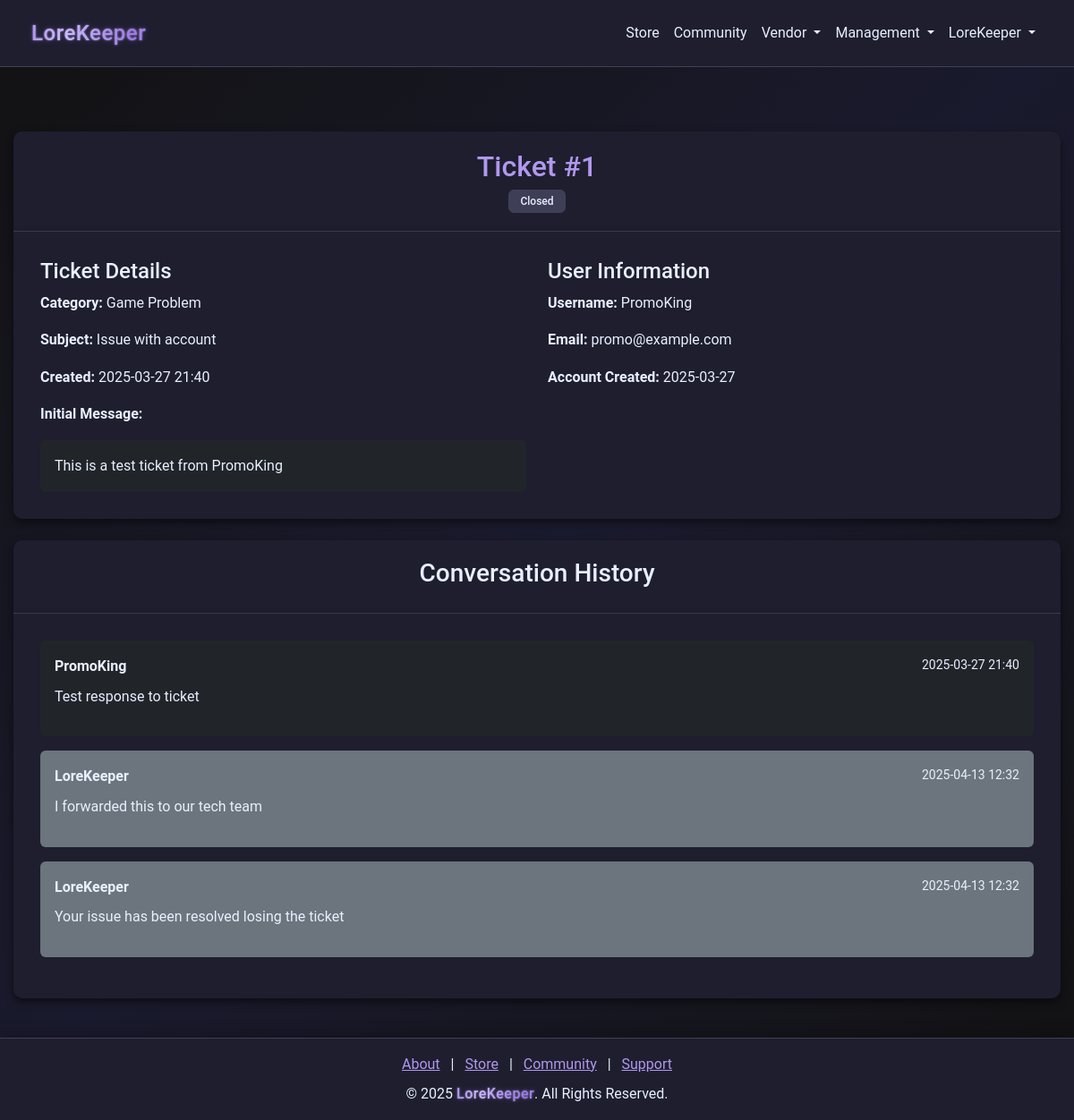
The app's page /moderator/view_ticket/1 (signed in) with its own data.
### models.py (models this page shows)
class SupportTicket(db.Model):
    __tablename__ = "support_tickets"
    id = db.Column(db.Integer, primary_key=True)
    user_id = db.Column(db.Integer, db.ForeignKey("users.id"), nullable=False)
    category = db.Column(db.String(100), nullable=False)
    subject = db.Column(db.String(100), nullable=False)
    message = db.Column(db.Text, nullable=False)
    status = db.Column(db.String(20), default="Open", index=True)
    created_at = db.Column(db.DateTime, default=datetime.utcnow)
    responses = db.relationship(
        "SupportTicketResponse",
        back_populates="ticket",
        lazy="dynamic",
        cascade="all, delete-orphan",
    )
    user = db.relationship("User", back_populates="tickets")

class User(db.Model):
    __tablename__ = "users"
    id = db.Column(db.Integer, primary_key=True)
    username = db.Column(db.String(64), nullable=False, index=True)
    email = db.Column(db.String(128), unique=True, nullable=False, index=True)
    password = db.Column(db.String(128), nullable=False)
    bio = db.Column(db.String(256), default="")
    privilege_id = db.Column(db.Integer, db.ForeignKey("privileges.id"), default=1)
    created_at = db.Column(db.DateTime, default=datetime.utcnow)
    status = db.Column(db.String(64), default="Active", index=True)
    balance = db.Column(db.Integer, default=0)
    pending_balance = db.Column(db.Integer, default=0)
    purchases = db.relationship(
        "Purchase", back_populates="user", lazy=True, cascade="all, delete-orphan"
    )
    subscription = db.relationship(
        "Subscription", back_populates="user", lazy=True, cascade="all, delete-orphan"
    )
    received_transactions = db.relationship(
        "Receipt", foreign_keys="Receipt.receiver_id", back_populates="receiver"
    )
    tickets = db.relationship("SupportTicket", back_populates="user")
    responses = db.relationship("SupportTicketResponse", back_populates="responder")
    balance_logs = db.relationship("TransactionLog", back_populates="user")
    game_states = db.relationship("GameState", back_populates="user")
    grindstone_items = db.relationship("GrindStoneItem", back_populates="user")
    community_posts = db.relationship("CommunityPost", back_populates="creator")
    community_replies = db.relationship("CommunityReply", back_populates="creator")

class SupportTicketResponse(db.Model):
    __tablename__ = "support_ticket_responses"
    id = db.Column(db.Integer, primary_key=True)
    ticket_id = db.Column(
        db.Integer, db.ForeignKey("support_tickets.id"), nullable=False
    )
    responder_id = db.Column(db.Integer, db.ForeignKey("users.id"), nullable=False)
    response = db.Column(db.Text, nullable=False)
    created_at = db.Column(db.DateTime, default=datetime.utcnow)
    is_user = db.Column(db.Boolean, default=False)
    ticket = db.relationship("SupportTicket", back_populates="responses")
    responder = db.relationship("User", back_populates="responses")

### app.py (the view)
@app.route("/moderator/view_ticket/<int:ticket_id>", methods=["GET"])
@moderator_required
def view_ticket(ticket_id):
    if session.get("privilege_id") < 998:
        flash("Access denied! Moderators only.", "danger")
        return redirect(url_for("home"))
    ticket = SupportTicket.query.get_or_404(ticket_id)
    user = User.query.get(ticket.user_id)
    purchases = Purchase.query.filter_by(user_id=ticket.user_id).all()
    responses = ticket.responses.all()  # This uses the relationship we defined
    return render_template(
        "moderator_view_ticket.html",
        ticket=ticket,
        user=user,
        purchases=purchases,
        responses=responses,  # Pass responses separately
        get_username_from_id=get_username_from_id,
        TICKET_STATUS=TICKET_STATUS,
    )

### app.py (called while the page is built)
@app.after_request
def add_header(response):
    response.headers["Cache-Control"] = "no-store"
    return response

@app.route("/get_username_from_id/<int:user_id>")
def get_username_from_id(user_id):
    user = User.query.filter_by(id=user_id).first()
    return user.username

@app.before_request
def before_request():
    try:
        if session.get("user_id"):
            session.permanent = True
        else:
            getCookie()
    except Exception:
        session.clear()

### wrappers.py (called while the page is built)
def moderator_required(f):
    @wraps(f)
    def decorated_function(*args, **kwargs):
        if not session.get("user_id"):
            flash("You must be logged in to access this page", "warning")
            return redirect(url_for("login"))
        if session.get("privilege_id") <= 998:
            flash("Moderator access required for this page", "warning")
            return redirect(url_for("home"))
        return f(*args, **kwargs)
    return decorated_function

### templates/moderator_view_ticket.html (shortened to what this page needs)
{% extends "nav_footer_template.html" %}
{% block content %}
<div class="container mt-5">
    <div class="card mb-4">
        <div class="card-header">
            <h2>Ticket #{{ ticket.id }}</h2>
            <span class="badge {% if ticket.status == 'Open' %}bg-success{% else %}bg-secondary{% endif %}">
                {{ ticket.status }}
            </span>
        </div>
        <div class="card-body">
            <div class="row">
                <div class="col-md-6">
                    <h4>Ticket Details</h4>
                    <p><strong>Category:</strong> {{ ticket.category }}</p>
                    <p><strong>Subject:</strong> {{ ticket.subject }}</p>
                    <p><strong>Created:</strong> {{ ticket.created_at.strftime('%Y-%m-%d %H:%M') }}</p>
                    <p><strong>Initial Message:</strong></p>
                    <div class="p-3 bg-dark rounded">
                        {{ ticket.message }}
                    </div>
                </div>
                <div class="col-md-6">
                    <h4>User Information</h4>
                    <p><strong>Username:</strong> {{ get_username_from_id(ticket.user_id) }}</p>
                    <p><strong>Email:</strong> {{ user.email }}</p>
                    <p><strong>Account Created:</strong> {{ user.created_at.strftime('%Y-%m-%d') }}</p>
                </div>
            </div>
        </div>
    </div>
    {% if responses %}
    <div class="card mb-4">
        <div class="card-header">
            <h3>Conversation History</h3>
        </div>
        <div class="card-body">
            {% for response in responses %}
            <div class="mb-3 p-3 {% if response.is_user %}bg-dark{% else %}bg-secondary{% endif %} rounded">
                <div class="d-flex justify-content-between">
                    <strong>{{ get_username_from_id(response.responder_id) }}</strong>
                    <small>{{ response.created_at.strftime('%Y-%m-%d %H:%M') }}</small>
                </div>
                <p class="mt-2">{{ response.response }}</p>
            </div>
            {% endfor %}
        </div>
    </div>
    {% endif %}
</div>
{% endblock %}

### static/css/style.css (style rules this page uses)
:root { --background-color: #121212; --text-color: #E8EFFF; --text-muted: #a1a1b1; --accent-color: #b198ed; --card-background: #1e1e2f; --input-background: #29293d; --input-border: #404056; --btn-hover: #9b84d6; --store-btn-color: #ff7043; --store-btn-hover: #ff5722; --card-shadow: rgba(0, 0, 0, 0.5); --section-padding: 60px; --element-spacing: 20px; --accent-rgb: 177, 152, 237; --store-bg: #0d0d15; --store-card-bg: #1a1a2a; --store-accent: #b198ed; --store-text: #e8efff; --store-muted: #a1a1b1; --store-border: #2a2a40; --store-hover: #9b84d6; --basic-color: #5f9dff; --premium-color: #66bb6a; --ultimate-color: #ef5350; --primary-accent: #8a5cf7; --primary-light: #b198ed; --primary-dark: #6c40e0; --secondary-accent: #ff7043; --secondary-light: #ff9e80; --secondary-dark: #e64a19; --text-light: #e8efff; --card-bg: rgba(30, 30, 47, 0.95); --card-bg-hover: rgba(43, 43, 70, 0.95); --dark-bg: #121219; --border-color: rgba(255, 255, 255, 0.1); --success: #66bb6a; --danger: #ef5350; --warning: #ffa726; --info: #29b6f6; }
body { margin: 0; padding: 0; font-family: 'Roboto', sans-serif; background: linear-gradient(135deg, #121212, #1a1a2e, #121212); background-size: cover; background-repeat: no-repeat; background-attachment: fixed; color: var(--text-color); line-height: 1.6; display: flex; flex-direction: column; min-height: 100vh; overflow-x: hidden; -webkit-font-smoothing: antialiased; -moz-osx-font-smoothing: grayscale; text-rendering: optimizeLegibility; position: relative; }
.card, .card-header, .card-body { background-color: var(--card-background); color: var(--text-color); border: none; border-radius: 10px; box-shadow: 0 4px 10px var(--card-shadow); }
html, body { height: 100%; }
.mb-4 { margin-bottom: 1.5rem; }
.container { width: 100%; max-width: 1200px; margin: 0 auto; padding: 0 15px; box-sizing: border-box; }
.card { background-color: var(--card-background); color: var(--text-color); border: none; border-radius: 10px; box-shadow: 0 4px 10px var(--card-shadow); transition: all 0.3s ease; overflow: hidden; }
.card-header { background-color: var(--card-background); border-bottom: 1px solid var(--input-border); text-align: center; padding: 20px; }
.card-header h2 { font-size: 2rem; color: var(--accent-color); margin-bottom: 10px; }
.card-body { padding: 30px; background-color: var(--card-background); border-radius: 0 0 10px 10px; }
.card { background-color: var(--card-background); color: var(--text-color); border: none; border-radius: 10px; box-shadow: 0 4px 10px var(--card-shadow); }
.card-header h2 { font-size: 2rem; color: var(--accent-color); margin-bottom: 5px; }
.card-body { padding: 30px; }
.badge { padding: 0.5em 1em; font-weight: 500; border-radius: 6px; }
.badge.bg-secondary { background-color: var(--input-background) !important; color: var(--text-color); border: 1px solid var(--input-border); }
.badge.bg-secondary { background-color: rgba(66, 66, 90, 0.9) !important; }

### records on screen
SupportTicket: id "1", status "Closed", category "Game Problem", subject "Issue with account", created_at "2025-03-27 21:40", message "This is a test ticket from PromoKing"
User: username "PromoKing", email "promo@example.com", created_at "2025-03-27"
SupportTicketResponse: created_at "2025-03-27 21:40", response "Test response to ticket"
SupportTicketResponse: created_at "2025-04-13 12:32", response "I forwarded this to our tech team"
User: username "LoreKeeper"
SupportTicketResponse: created_at "2025-04-13 12:32", response "Your issue has been resolved losing the ticket"

### other values on screen
{{ session['username'] }} "LoreKeeper"
